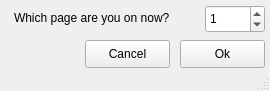
<?xml version="1.0" encoding="UTF-8"?>
<ui version="4.0">
 <class>MainWindow</class>
 <widget class="QMainWindow" name="MainWindow">
  <property name="geometry">
   <rect>
    <x>0</x>
    <y>0</y>
    <width>270</width>
    <height>91</height>
   </rect>
  </property>
  <property name="focusPolicy">
   <enum>Qt::StrongFocus</enum>
  </property>
  <property name="windowTitle">
   <string>MainWindow</string>
  </property>
  <widget class="QWidget" name="centralwidget">
   <widget class="QPushButton" name="cancelButton">
    <property name="geometry">
     <rect>
      <x>85</x>
      <y>40</y>
      <width>85</width>
      <height>28</height>
     </rect>
    </property>
    <property name="focusPolicy">
     <enum>Qt::ClickFocus</enum>
    </property>
    <property name="text">
     <string>Cancel</string>
    </property>
   </widget>
   <widget class="QLabel" name="label">
    <property name="geometry">
     <rect>
      <x>14</x>
      <y>9</y>
      <width>188</width>
      <height>18</height>
     </rect>
    </property>
    <property name="text">
     <string>Which page are you on now?</string>
    </property>
   </widget>
   <widget class="QSpinBox" name="offsetSpinBox">
    <property name="geometry">
     <rect>
      <x>205</x>
      <y>5</y>
      <width>60</width>
      <height>28</height>
     </rect>
    </property>
    <property name="maximumSize">
     <size>
      <width>16777215</width>
      <height>16777215</height>
     </size>
    </property>
    <property name="minimum">
     <number>-16777215</number>
    </property>
    <property name="maximum">
     <number>16777215</number>
    </property>
    <property name="value">
     <number>1</number>
    </property>
   </widget>
   <widget class="QPushButton" name="okButton">
    <property name="geometry">
     <rect>
      <x>180</x>
      <y>40</y>
      <width>85</width>
      <height>28</height>
     </rect>
    </property>
    <property name="text">
     <string>Ok</string>
    </property>
   </widget>
  </widget>
  <widget class="QMenuBar" name="menubar">
   <property name="geometry">
    <rect>
     <x>0</x>
     <y>0</y>
     <width>270</width>
     <height>26</height>
    </rect>
   </property>
  </widget>
  <widget class="QStatusBar" name="statusbar"/>
 </widget>
 <resources/>
 <connections/>
</ui>
